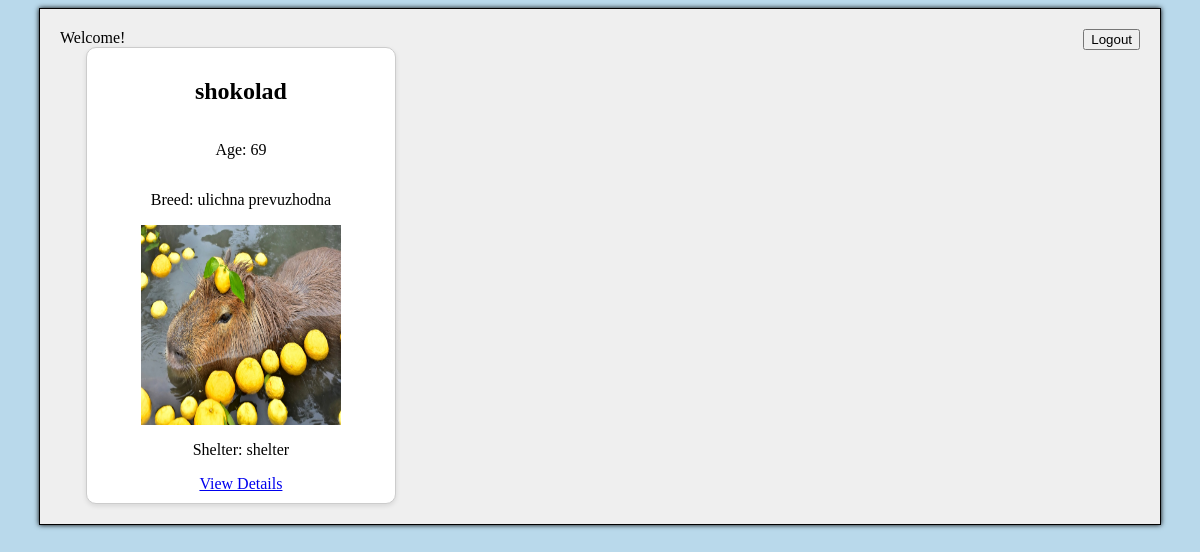
Before: / (signed in) with the older database file.
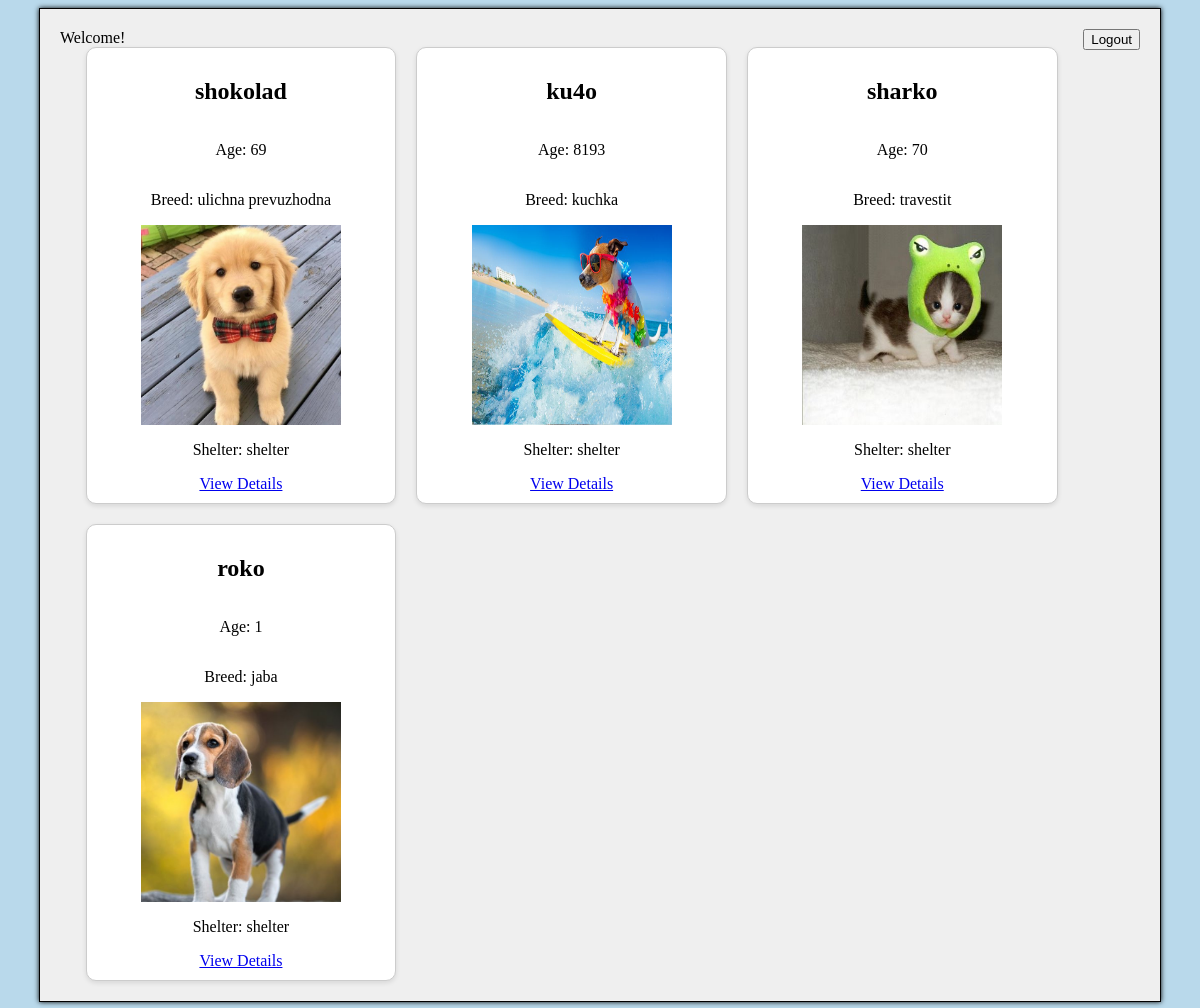
After: the same page with the newer database file.
### gui/models.py (models this page shows, shortened)
class DogAdoptionPost(models.Model):
    GENDER_CHOICES = [
        ('male', 'Male'),
        ('female', 'Female'),
    ]
    name = models.CharField(max_length=255)
    age = models.PositiveIntegerField()
    gender = models.CharField(max_length=6, choices=GENDER_CHOICES)
    breed = models.CharField(max_length=255)
    description = models.TextField()
    shelter = models.ForeignKey(Shelter, on_delete=models.CASCADE, null=True)
    image = models.ImageField(upload_to='dogs/', blank=True, null=True)

class Shelter(models.Model):
    user = models.OneToOneField(get_user_model(), on_delete=models.CASCADE, related_name='shelter', limit_choices_to={'role': 'shelter'}, null=True)
    name = models.CharField(max_length=255)
    working_hours = models.CharField(max_length=255)
    phone = models.CharField(max_length=20)
    latitude = models.FloatField(default=0.0)
    longitude = models.FloatField(default=0.0)

### gui/views.py (the view)
# urls.py: path('', views.index, name='index'),
@login_required(login_url='/register-login')
def index(request):
    dogs = DogAdoptionPost.objects.all()
    shelters = Shelter.objects.all()
    return render(request, 'index.html', {'dogs': dogs, 'shelters': shelters})

### gui/templates/index.html (shortened to what this page needs)
{% extends "base_content.html" %}
{% load static %}
{% block content %}
    <form action="{% url 'logout' %}" method="post">
        <button type="submit" class="float-right">Logout</button>
    </form>
    <div class="header">Welcome!</div>
<div class="dog-container">
    {% for dog in dogs %}
    <div class="dog-item">
        <h2>{{ dog.name }}</h2>
        <p>Age: {{ dog.age }}</p>
        <p>Breed: {{ dog.breed }}</p>
        <div class="dog-image">
            {% if dog.image %}
                <img src="{{ dog.image.url }}" style="width: 200px; height: 200px;">
            {% else %}
                <img src="{% static 'dog_silhouette.jpg' %}" alt="Default Image" style="width: 200px; height: 200px;">
            {% endif %}
        </div>
        <p>Shelter: {{ dog.shelter.name }}</p>
        <a href="{% url 'dog_details' pk=dog.pk %}">View Details</a>
    </div>
    {% endfor %}
</div>
{% endblock %}

### gui/templates/base_content.html (shortened to what this page needs)
{% load static %}
<!DOCTYPE html>
<html lang="en">
<head>
    <link rel="stylesheet" href="{% static 'generic.css' %}" />
</head>
<body>
    <div id="dog-content">
        {% block content %}{% endblock %}
    </div>
</body>
</html>

### gui/static/generic.css (style rules this page uses)
body { background-color: #b9d9eb; }
#dog-content { width: 90vw; max-width: 100%; margin: 0 auto; padding: 20px; background-color: #EFEFEF; border: 1px solid black; box-shadow: 0px 0px 5px 0px black; overflow: hidden; }
.float-right { float: right; }
.dog-container { display: grid; grid-template-columns: repeat(auto-fill, minmax(250px, 1fr)); gap: 20px; width: 90%; margin: 0 auto; }
.dog-item { background-color: white; border: 1px solid #ccc; border-radius: 10px; padding: 10px; box-shadow: 0 2px 5px rgba(0,0,0,0.1); display: flex; flex-direction: column; align-items: center; }
.dog-image { width: 100%; height: auto; object-fit: cover; border-radius: 10px; max-width: 200px; max-height: 200px; }

Changed rows visible on the page:
changed DogAdoptionPost "shokolad": image: a different picture
added DogAdoptionPost: name "ku4o", age "8193", breed "kuchka", image (picture), shelter.name "shelter"
added DogAdoptionPost: name "sharko", age "70", breed "travestit", image (picture), shelter.name "shelter"
added DogAdoptionPost: name "roko", age "1", breed "jaba", image (picture), shelter.name "shelter"
